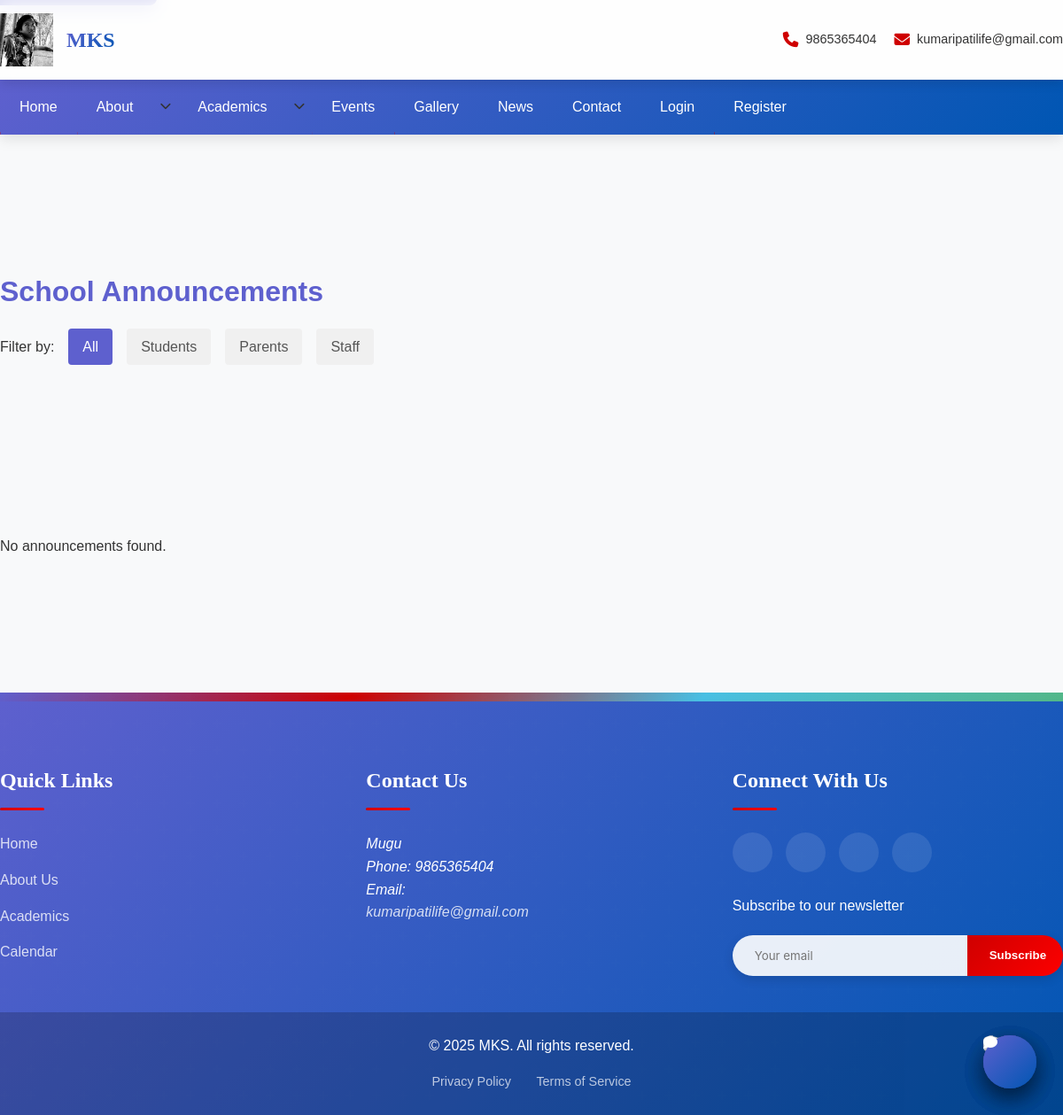
Page /announcements/ on the committed database.
### main/models.py (models this page shows, shortened)
class SchoolInfo(models.Model):
    name = models.CharField(max_length=200)
    motto = models.CharField(max_length=200, blank=True)
    address = models.TextField()
    phone = models.CharField(max_length=20)
    email = models.EmailField()
    logo = models.ImageField(upload_to='school/logo/')
    hero_image = models.ImageField(
        upload_to='school/hero/',  # Folder for hero images
        blank=True,                # Optional
        null=True                  # Optional
    )
    established_date = models.DateField()
    class Meta:
        verbose_name_plural = "School Information"

### main/views.py (the view)
# urls.py: path('announcements/', AnnouncementListView.as_view(), name='announcements'),
class AnnouncementListView(ListView):
    model = Announcement
    template_name = 'announcements/list.html'
    context_object_name = 'announcements'
    ordering = ['-date_posted']
    paginate_by = 10

### main/context_processors.py (called while the page is built)
def school_info(request):
    return {
        "school_info": SchoolInfo.objects.first()
    }

### main/templates/announcements/list.html (shortened to what this page needs)
{% extends "main/base.html" %}
{% load static %}
{% block content %}
<main class="announcements-page">
    <section class="announcements-header">
        <h1>School Announcements</h1>
        <div class="audience-filter">
            <span>Filter by:</span>
            <a href="?audience=all" class="{% if current_audience == 'all' or not current_audience %}active{% endif %}">All</a>
            <a href="?audience=students" class="{% if current_audience == 'students' %}active{% endif %}">Students</a>
            <a href="?audience=parents" class="{% if current_audience == 'parents' %}active{% endif %}">Parents</a>
            <a href="?audience=staff" class="{% if current_audience == 'staff' %}active{% endif %}">Staff</a>
        </div>
    </section>
    <section class="announcements-list">
        {% if announcements %}
            {% for announcement in announcements %}
            <article class="announcement-card {% if announcement.important %}important{% endif %}">
                <div class="announcement-header">
                    <div class="announcement-meta">
                        <span class="date">{{ announcement.date_posted|date:"F j, Y" }}</span>
                        <span class="audience {{ announcement.target_audience }}">
                            {{ announcement.get_target_audience_display }}
                        </span>
                    </div>
                    <h2><a href="{% url 'announcement-detail' announcement.pk %}">{{ announcement.title }}</a></h2>
                </div>
                <div class="announcement-excerpt">
                    <p>{{ announcement.content|truncatewords:30 }}</p>
                </div>
                <div class="announcement-footer">
                    <a href="{% url 'announcement-detail' announcement.pk %}" class="read-more">Read More</a>
                    {% if announcement.author == user or user.is_superuser %}
                    <div class="admin-actions">
                        <a href="{% url 'admin:main_announcement_change' announcement.pk %}" class="edit-link">Edit</a>
                    </div>
                    {% endif %}
                </div>
            </article>
            {% endfor %}
            {% if is_paginated %}
            <div class="pagination">
                {% if page_obj.has_previous %}
                <a href="?page={{ page_obj.previous_page_number }}{% if current_audience != 'all' %}&audience={{ current_audience }}{% endif %}" class="page-link">
                    &laquo; Previous
                </a>
                {% endif %}
                {% for num in page_obj.paginator.page_range %}
                {% if page_obj.number == num %}
                <span class="current-page">{{ num }}</span>
                {% elif num > page_obj.number|add:'-3' and num < page_obj.number|add:'3' %}
                <a href="?page={{ num }}{% if current_audience != 'all' %}&audience={{ current_audience }}{% endif %}" class="page-link">
                    {{ num }}
                </a>
                {% endif %}
                {% endfor %}
                {% if page_obj.has_next %}
                <a href="?page={{ page_obj.next_page_number }}{% if current_audience != 'all' %}&audience={{ current_audience }}{% endif %}" class="page-link">
                    Next &raquo;
                </a>
                {% endif %}
            </div>
            {% endif %}
        {% else %}
            <div class="no-announcements">
                <p>No announcements found.</p>
            </div>
        {% endif %}
    </section>
</main>
{% endblock %}
{% block extra_css %}
<link rel="stylesheet" href="{% static 'main/css/announcements.css' %}">
{% endblock %}

### main/templates/main/base.html (shortened to what this page needs)
<!DOCTYPE html>
{% load static %}
<html lang="en">
<head>
    <link rel="stylesheet" href="{% static 'main/css/style.css' %}">
    <link rel="stylesheet" href="{% static 'main/css/home.css' %}">
    <link rel="stylesheet" href="https://cdnjs.cloudflare.com/ajax/libs/font-awesome/6.4.0/css/all.min.css">
    {% block extra_css %}{% endblock %}
</head>
<body>
    <a href="#main-content" class="skip-link">Skip to main content</a>
    <header class="site-header">
        <div class="header-container">
            <div class="logo-container">
                <a href="{% url 'home' %}">
                    <img src="{{ school_info.logo.url }}" alt="{{ school_info.name }} Logo" class="logo">
                </a>
                <div class="school-info">
                    <h1>{{ school_info.name }}</h1>
                </div>
            </div>
            <div class="quick-contact">
                <div class="contact-item">
                    <i class="fas fa-phone"></i>
                    <span>{{ school_info.phone }}</span>
                </div>
                <div class="contact-item">
                    <i class="fas fa-envelope"></i>
                    <span>{{ school_info.email }}</span>
                </div>
            </div>
        </div>
    </header>
    <nav class="main-nav">
        <ul class="nav-menu">
            <li><a href="{% url 'home' %}" class="nav-link">Home</a></li>
            <li class="dropdown">
                <a href="{% url 'about' %}" class="nav-link">About</a>
                <span class="dropdown-toggle" aria-haspopup="true" aria-expanded="false">
                    <i class="fas fa-chevron-down"></i>
                </span>
            </li>
            <li class="dropdown">
                <a href="{% url 'academics' %}" class="nav-link">Academics</a>
                <span class="dropdown-toggle" aria-haspopup="true" aria-expanded="false">
                    <i class="fas fa-chevron-down"></i>
                </span>
            </li>
            <li><a href="{% url 'events' %}" class="nav-link">Events</a></li>
            <li><a href="{% url 'gallery' %}" class="nav-link">Gallery</a></li>
            <li><a href="{% url 'news' %}" class="nav-link">News</a></li>
            <li><a href="{% url 'contact' %}" class="nav-link">Contact</a></li>
            {% if user.is_authenticated %}
            <li class="dropdown auth-link">
                <a href="#" class="nav-link">My Account</a>
                <span class="dropdown-toggle" aria-haspopup="true" aria-expanded="false">
                    <i class="fas fa-chevron-down"></i>
                </span>
                <ul class="dropdown-menu">
                    {% if user.is_staff %}
                    <li><a href="{% url 'admin:index' %}">Admin Panel</a></li>
                    {% endif %}
                    <li><a href="{% url 'logout' %}">Logout</a></li>
                </ul>
            </li>
            {% else %}
            <li class="auth-link"><a href="{% url 'login' %}" class="nav-link">Login</a></li>
            <li class="auth-link"><a href="{% url 'register' %}" class="nav-link">Register</a></li>
            {% endif %}
        </ul>
    </nav>
    <main id="main-content" class="main-content">
        {% block content %}{% endblock %}
    </main>
    <footer class="site-footer">
        <div class="footer-container">
            <div class="footer-section">
                <h3>Quick Links</h3>
                <ul>
                    <li><a href="{% url 'home' %}">Home</a></li>
                    <li><a href="{% url 'about' %}">About Us</a></li>
                    <li><a href="{% url 'academics' %}">Academics</a></li>
                    <li><a href="{% url 'events' %}">Calendar</a></li>
                </ul>
            </div>
            <div class="footer-section">
                <h3>Contact Us</h3>
                <address>
                    {{ school_info.address }}<br>
                    Phone: {{ school_info.phone }}<br>
                    Email: <a href="mailto:{{ school_info.email }}">{{ school_info.email }}</a>
                </address>
            </div>
            <div class="footer-section">
                <h3>Connect With Us</h3>
                <div class="social-links">
                    <a href="#" aria-label="Facebook"><i class="fab fa-facebook-f"></i></a>
                    <a href="#" aria-label="Twitter"><i class="fab fa-twitter"></i></a>
                    <a href="#" aria-label="Instagram"><i class="fab fa-instagram"></i></a>
                    <a href="#" aria-label="YouTube"><i class="fab fa-youtube"></i></a>
                </div>
                <div class="newsletter">
                    <p>Subscribe to our newsletter</p>
                    <form class="newsletter-form">
                        <input type="email" placeholder="Your email" required>
                        <button type="submit">Subscribe</button>
                    </form>
                </div>
            </div>
        </div>
        <div class="footer-bottom">
            <p>&copy; {% now "Y" %} {{ school_info.name }}. All rights reserved.</p>
            <div class="footer-links">
                <a href="">Privacy Policy</a>
                <a href="">Terms of Service</a>
            </div>
        </div>
    </footer>
    <a href="{% url 'contact' %}" class="fab" aria-label="Contact us">
        <i class="fas fa-comment"></i>
    </a>
</body>
</html>

### main/static/main/css/home.css (style rules this page uses)
:root { --primary: #007BFF; --primary-dark: #0056b3; --accent: #FFC107; --accent-dark: #e0a800; --danger: #DC3545; --light: #f8f9fa; --dark: #333; --white: #fff; }
body { margin: 0; font-family: "Poppins", sans-serif; line-height: 1.6; background: var(--light); color: var(--dark); }
main { padding: 0 1rem; }

### main/static/main/css/announcements.css (style rules this page uses)
.announcements-page { padding: 2rem 0; }
.announcements-header { display: flex; flex-wrap: wrap; justify-content: space-between; align-items: center; margin-bottom: 2rem; gap: 1rem; }
.announcements-header h1 { font-size: 2rem; color: var(--primary-color); flex: 1 1 100%; }
.audience-filter { display: flex; align-items: center; gap: 1rem; }
.audience-filter a { padding: 0.5rem 1rem; border-radius: 4px; background-color: #f0f0f0; color: #555; transition: var(--transition); }
.audience-filter a.active { background-color: var(--primary-color); color: white; }
.announcements-list { display: flex; flex-direction: column; gap: 1.5rem; }

### rows in the picture
SchoolInfo: logo (picture), phone "9865365404", email "kumaripatilife@gmail.com", address "Mugu", name "MKS"
